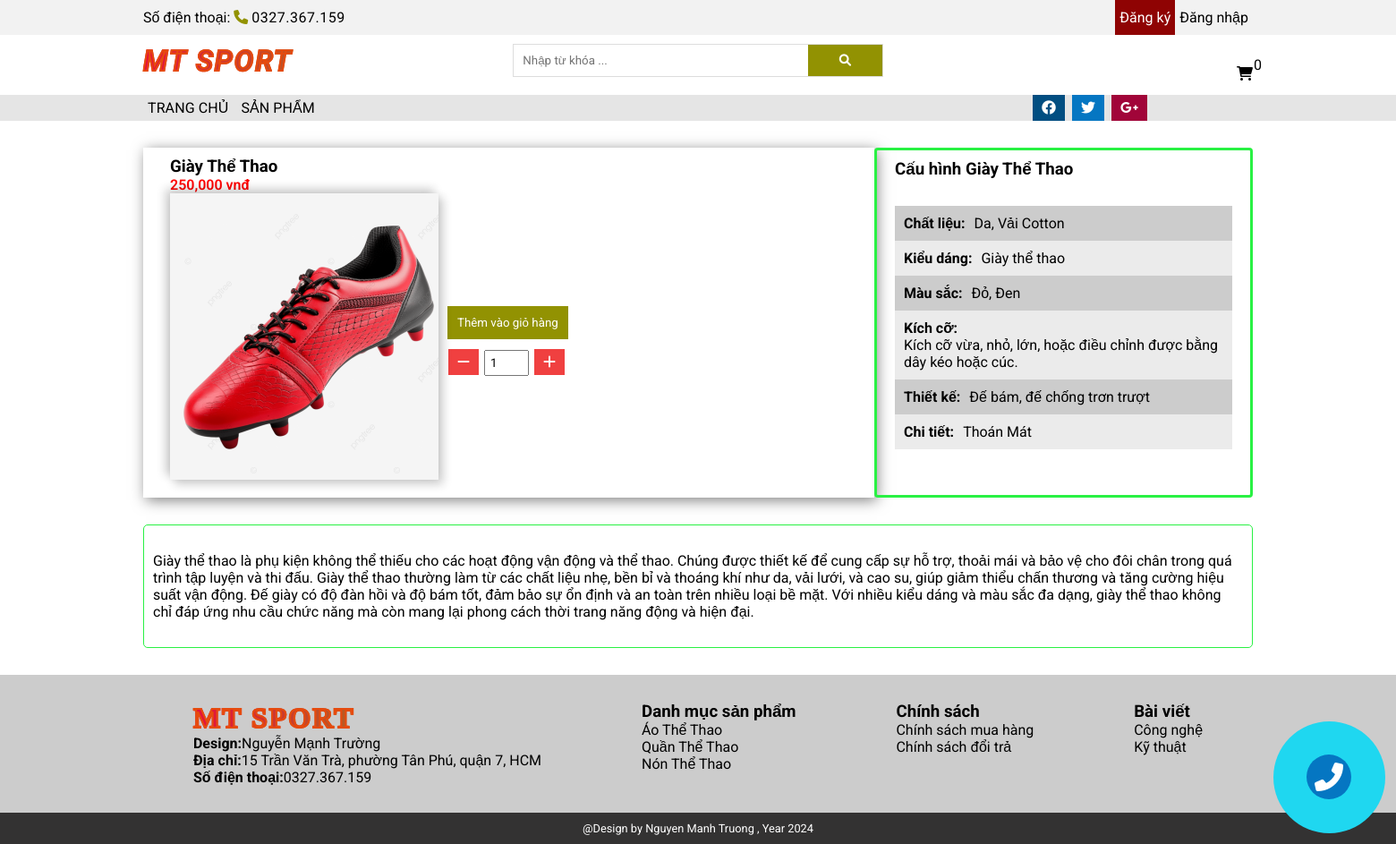
Screenshot of /giay-the-thao-66911a4c5d9e7 with the database file from the repository.
### tables this page shows
CREATE TABLE `tbl_menu` (
  `id` int(11) NOT NULL,
  `name` varchar(255) NOT NULL,
  `url` varchar(255) NOT NULL,
  `cateID` int(11) NOT NULL,
  `parentID` int(11) NOT NULL,
  `publish` int(11) NOT NULL,
  `sort` int(11) NOT NULL,
  `type` int(11) NOT NULL
);

CREATE TABLE `tbl_product` (
  `id` int(11) NOT NULL,
  `name` varchar(255) NOT NULL,
  `slug` varchar(255) NOT NULL,
  `cateID` int(11) NOT NULL,
  `price` double NOT NULL,
  `image` varchar(255) NOT NULL,
  `thumb` varchar(255) NOT NULL,
  `publish` int(11) NOT NULL,
  `contents` longtext NOT NULL,
  `properties` longtext NOT NULL,
  `created_at` datetime NOT NULL,
  `updated_at` date NOT NULL
);

### mvc/views/frontend/masterlayout.php (called while the page is built)
<?php require_once './mvc/views/frontend/includes/header.php' ?>
   <?php require_once './mvc/views/frontend/'.$page.'.php'; ?>
<?php require_once './mvc/views/frontend/includes/footer.php' ?>

### mvc/core/controller.php (called while the page is built, shortened)
<?php
class controller
{
    function models($models){
        return new $models;
    }
    function helper($helper){
        return new $helper;
    }
    function viewFrontEnd($view,$data=[])
    {
        require_once "./mvc/views/".$view.".php";
    }
}

### mvc/core/App.php (called while the page is built, shortened)
<?php
class App{
    protected $controller = "home";
    protected $action = "index";
    function __construct(){
        $array = $this->urlProcess();
        $urlParam = '';
        if ($array != NULL)
        {
           foreach($array as $key => $val){
                $urlParam .= $val.'/';
                $fileCheck = trim($urlParam,'/');
                if (file_exists("./mvc/controllers/".$fileCheck.".php")) {
                    $urlParam = $fileCheck;
                    break;
                }
           }
        }
        $array = array_values($array);
        if ($array != NULL) {
            if (file_exists("./mvc/controllers/".$urlParam.".php")) {
              $this->controller = $array[0];
                if (class_exists($this->controller)) {
                    $this->controller = new $this->controller;
                    unset($array[0]);
                }
           }
           else{
                $this->controller =  $this->controller;
                require_once "./mvc/controllers/".$this->controller.".php";
           }
        }
        else{
            require_once "./mvc/controllers/".$this->controller.".php";
        }
        $this->controller = new $this->controller;
        if (isset($array[1])) {
           if (method_exists($this->controller,$array[1])) {
               $this->action = $array[1];
                unset($array[1]);
           }
        }
        $this->params = $array?array_values($array):[];
        call_user_func_array([$this->controller,$this->action],$this->params);
    }
    function getUrl(){
        if (isset($_SERVER['PATH_INFO'])) {
            $url = $_SERVER['PATH_INFO'];
        }
        else{
            $url = '/';
        }
        return $url;
    }
    function urlProcess(){
        $this->Routes__ = new Routes();
        $returnUrl = $this->Routes__->handleUrl($this->getUrl());
        return explode("/",filter_var(trim($returnUrl,"/")));
    }
}

### index.php (called while the page is built, shortened)
<?php
$app = new App();

### mvc/core/db.php (called while the page is built, shortened)
<?php
class Database{
    protected $hostName = "localhost";
    protected $username = "root";
    protected $password = "";
    protected $dbName = "shopping";
    function __construct(){
        try {
            $this->conn = new PDO("mysql:host=$this->hostName;dbname=$this->dbName", $this->username, $this->password);
            } catch(PDOException $e) {
                echo "Connection failed: " . $e->getMessage();
        }
    }
}

### mvc/controllers/MyController.php (called while the page is built, shortened)
<?php
class MyController extends controller{
    function __construct(){
        $this->MenuModels           =  $this->models('MenuModels');
        $this->CategoryModels       =  $this->models('CategoryModels');
        $this->AccountsModels       =  $this->models('AccountsModels');
         $this->Jwtoken             =  $this->helper('Jwtoken');
    }
    function indexCustomers(){
        $data['cart']           = $this->getCart();
        $data['menu']           = $this->getMenu();
        $data['user']           = $this->getUsers();
        return $data;
    }
    function getCart(){
        return [];
    }
    function getMenu(){
        $data = $this->MenuModels->select_array('*',['parentID' => 0,'publish' => 1], 'sort asc, id desc');
        foreach($data as $key => $val){
            $url = $val['url'];
            if($val['type'] === 1){
                $datas = $this->CategoryModels->select_row('*',['type' => $val['type']]);
                $url = $datas['slug'];
            }
            else{
                $data[$key]['url'] = $url;
            }
            $children = $this->MenuModels->select_array('*',['parentID' => $val['id'],'publish' => 1]);
            foreach($children as $key_Child =>  $child){
                if($child['type'] !== 0){
                    $datas_Child = $this->CategoryModels->select_row('*',['id' => $child['cateID']]);
                    $url = $datas_Child['slug'];
                }
                $children[$key_Child]['url'] = $url;
            }
            $data[$key]['children'] = $children;
        }
        return $data;
    }
    function getUsers(){
        if(isset($_SESSION['user'])){
            $verify = $this->Jwtoken->decodeToken($_SESSION['user'],KEYS);
            $user  = $this->AccountsModels->select_row('*',['id' => trim($verify['id'])]);
            if($verify  !== null){
                return [
                    'id'            => $user['id'],
                    'username'      => $user['username'],
                    'name'          => $user['name'],
                    'phoneNumber'   => $user['phoneNumber'],
                    'email'         => $user['email'],
                    'address'       => $user['address'] !== '' ? json_decode($user['address'], true) : [],
                ];
            }
        }
        else
        {
            return false;
        }
    }
}

### mvc/models/MyModels.php (called while the page is built, shortened)
<?php
class MyModels extends Database
{
    function select_array($data = '*',
    $where = NULL,
    $orderby = NULL,
    $start = NULL,
    $limit = NULL,
    $fields_in = NULL,
    $array_where_in = NULL,
    $fields_not_in = NULL,
    $array_where_not_in = NULL
    ){
        $sql ="SELECT $data FROM $this->table";
        if (isset($where) && $where != NULL) {
            $fields = array_keys($where);
            $values = array_values($where);
            $isFields = true;
            $stringWhere = 'where';
            $string_Caculator = '=';
            for ($i=0; $i < count($fields); $i++) {
                if (!$isFields) {
                  $sql .= " and ";
                  $stringWhere = '';
                }
               $isFields = false;
               $sql .= "  ".$stringWhere." ".preg_replace('/<=|>=|<|>|!=/','',$fields[$i])." ".$string_Caculator." ? ";
            }
            if ($fields_in != NULL && $array_where_in != NULL) {
                $sql .= ' '.$this->where_in($fields_in,$array_where_in,true).' ';
            }
            if ($fields_not_in != NULL && $array_where_not_in != NULL) {
                $sql .= ' '.$this->where_not_in($fields_not_in,$array_where_not_in,true).' ';
            }
            if ($orderby !='' && $orderby != NULL) {
                $sql .= " ORDER BY ".$orderby."";
            }
            if ($limit != NULL) {
                $sql .= " LIMIT ".$start." , ".$limit."";
            }
            $query = $this->conn->prepare($sql);
            $query->execute($values);
        }
        return $query->fetchAll(PDO::FETCH_ASSOC);
    }
    function select_row($data='*',$where){
        $sql ="SELECT $data FROM $this->table ";
        if ($where != NULL) {
            $where_array = array_keys($where);
            $value_where = array_values($where);
            $isFields_where = true;
            $stringWhere = 'where';
            for ($i=0; $i < count($where_array); $i++) {
                $sql .= "" .$stringWhere." ".$where_array[$i]." = ?";
            }
            $query = $this->conn->prepare($sql);
            $query->execute($value_where);
            return $query->fetch(PDO::FETCH_ASSOC);
        }
    }
}

### mvc/views/frontend/product/detail.php (the view, shortened to what this page needs)
<link rel="stylesheet" href="public/build/css/detail.css">
<section class="detail__product">
    <div class="container">
        <div class="block__product">
            <div class="left">
                <h3><?= $product['name'] ?></h3>
                <div class="price">
                    <p><?= number_format($product['price']) ?> vnđ</p>
                </div>
                <div class="block__product_detail">
                    <div class="block">
                        <div class="image__box">
                            <img src="<?= $product['image'] ?>" alt="">
                        </div>
                    </div>
                    <div class="button__buy">
                        <div class="button"><button class="add__to__cart" name-product=<?= $product['slug'] ?>>Thêm vào
                                giỏ hàng</button></div>
                        <div class="quantily">
                            <div class="minus"><i class="fa-solid fa-minus"></i></div>
                            <input type="text" min="1" value="1" id="qty__product" name="data_post[qty]">
                            <div class="plus"><i class="fa-solid fa-plus"></i></div>
                        </div>
                    </div>
                </div>
            </div>
            <div class="right">
                <h3>Cấu hình <?= $product['name'] ?></h3>
                <?php
                        if(isset($product['properties']) && $product['properties'] != '')
                        $properties = json_decode($product['properties'],true);
                    ?>
                <?php if(isset($properties) && $properties != NULL ){?>
                <div class="parameter">
                    <?php foreach($properties as $key => $value){?>
                    <?php if($value['value'] !== '' && $value['name'] !== ''){?>
                    <div class="<?= $key % 2 == 0 ?'second':'' ?>">
                        <strong><?= $value['name'] ?>:</strong>
                        <p><?= $value['value'] ?></p>
                    </div>
                    <?php } ?>
                    <?php } ?>
                </div>
                <?php } ?>
            </div>
        </div>
        <div class="contents__product">
            <?= $product['contents'] ?>
        </div>
    </div>
</section>

### mvc/views/frontend/includes/header.php (shortened to what this page needs)
<!DOCTYPE html>
<html lang="en">
<head>
    <link rel="stylesheet" href="public/build/css/shopping.css">
    <link rel="stylesheet" href="https://cdnjs.cloudflare.com/ajax/libs/font-awesome/6.0.0-beta3/css/all.min.css">
    <link rel="stylesheet" href="https://cdnjs.cloudflare.com/ajax/libs/slick-carousel/1.8.1/slick.min.css">
</head>
<body>
    <section class="heading">
        <div class="container">
            <div class="row">
                <div class="box">
                    <p>Số điện thoại: <span> <i class="fas fa-phone"></i> <a
                                href="tel:0327367159">0327.367.159</a></span></p>
                </div>
                <div class="box">
                    <div class="button_sign">
                        <?php if(isset($_SESSION['user']) && $data_index['user'] !== null) {?>
                        <div class="avatar">
                            <div class="images">
                                <img src="./public/uploads/images/avatar.png" alt="">
                            </div>
                            <div class="selection__info">
                                <div><a href="thong-tin-chung.html" target="_blank">Thông tin chung</a></div>
                                <div><a href="doi-mat-khau.html" target="_blank">Đổi mật khẩu</a></div>
                                <div>
                                    <a href="dang-xuat.html">Đăng
                                        xuất</a>
                                </div>
                            </div>
                        </div>
                        <?= ($data_index['user']['username']) ?>
                        <?php } else {?>
                        <a href="dang-ky.html" class="register">Đăng ký</a>
                        <a href="dang-nhap.html" class="login">Đăng nhập</a>
                        <?php } ?>
                    </div>
                </div>
            </div>
        </div>
    </section>
    <section class="name__shop">
        <div class="container">
            <div class="row">
                <div class="box">
                    <a href="">
                        <h3>MT Sport</h3>
                    </a>
                </div>
                <div class="box">
                    <div class="box__search">
                        <input type="search" class="search__input" id="search__input" placeholder="Nhập từ khóa ...">
                        <button id="search"><i class="fas fa-search"></i></button>
                    </div>
                    <div class="search__list">
                    </div>
                </div>
                <div class="box">
                    <div class="cart">
                        <a href="javascript:void(0)" class="open__cart">
                            <i class="fas fa-shopping-cart"></i>
                            <span class="total_qty"><?= count($data_index['cart']); ?></span>
                        </a>
                    </div>
                </div>
            </div>
        </div>
    </section>
    <section class="nagivation">
        <div class="container">
            <div class="box menu">
                <nav>
                    <?php if($data_index['menu'] !== NULL){?>
                    <ul>
                        <?php foreach($data_index['menu'] as $key => $val){?>
                        <li><a
                                href="<?= isset($val['children']) && $val['children'] != null ? 'javascript:void(0)': $val['url'] ?>"><?= $val['name'] ?></a>
                        </li>
                        <?php } ?>
                    </ul>
                    <?php } ?>
                </nav>
            </div>
            <div class="box social">
                <ul>
                    <li><a href=""><i class="fab fa-facebook"></i></a></li>
                    <li><a href=""><i class="fab fa-twitter"></i></a></li>
                    <li><a href=""><i class="fab fa-google-plus-g"></i></a></li>
                </ul>
            </div>
        </div>
    </section>

### rows the page displays
tbl_menu: name "TRANG CHỦ"
tbl_menu: name "SẢN PHẨM"
tbl_product: name "Giày Thể Thao", price "250,000", image (picture), contents "Giày thể thao là phụ kiện không thể thiếu cho các hoạt động vận động và thể thao. Chúng được thiết kế để cung cấp sự hỗ trợ, thoải mái và bảo vệ cho đôi chân trong quá trình tập luyện và thi đấu. Giày thể thao thường làm từ các chất liệu nhẹ, bền bỉ và thoáng khí như da, vải lưới, và cao su, giúp giảm thiểu chấn thương và tăng cường hiệu suất vận động. Đế giày có độ đàn hồi và độ bám tốt, đảm bảo sự ổn định và an toàn trên nhiều loại bề mặt. Với nhiều kiểu dáng và màu sắc đa dạng, giày thể thao không chỉ đáp ứng nhu cầu chức năng mà còn mang lại phong cách thời trang năng động và hiện đại."

### other values shown
count($data_index['cart']) "0"
$value['name'] "Chất liệu"
$value['value'] "Da, Vải Cotton"
$value['name'] "Kiểu dáng"
$value['value'] "Giày thể thao"
$value['name'] "Màu sắc"
$value['value'] "Đỏ, Đen"
$value['name'] "Kích cỡ"
$value['value'] "Kích cỡ vừa, nhỏ, lớn, hoặc điều chỉnh được bằng dây kéo hoặc cúc."
$value['name'] "Thiết kế"
$value['value'] "Đế bám, đế chống trơn trượt"
$value['name'] "Chi tiết"
$value['value'] "Thoán Mát"
